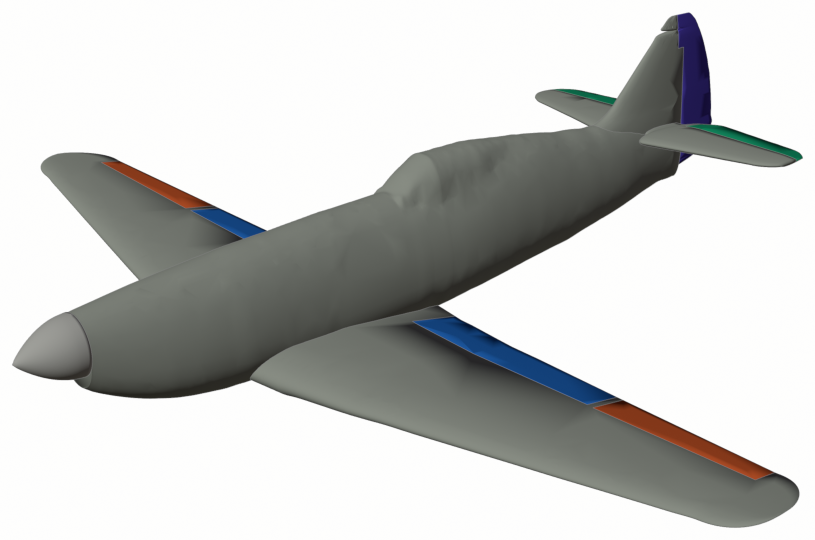
#> input picture computational/d520-wing/stress/figures/fig_cad.png, 1630 x 1080 px (shown at 1/2 size)
$ python -i charts.py   (imports and definitions only)
#> lines starting #> are read from the running program, lines starting #| are printed output that depends on the picture
#> further down, picture is the input picture: PIL image 1630x1080 RGB; mean R, G, B 198.8, 199.7, 198
"""Report charts (matplotlib, static PNG) and render composites with colour bars.

    python3 charts.py
"""
import json, os, glob
import numpy as np
import matplotlib
# [1 line not run here, left out]
import matplotlib.pyplot as plt
from matplotlib.colors import LinearSegmentedColormap
from PIL import Image, ImageChops
from common import INPUTS, ROOT, RIB_Y

V = lambda k: INPUTS[k]["value"]
# [1 line that did not run here, left out]
C1, C2, C3, C4 = "#2a78d6", "#eb6834", "#1baf7a", "#6250d6"
INK, INK2, GRID, SURF = "#0b0b0b", "#52514e", "#e4e3de", "#fcfcfb"
SEQ = ["#cde2fb", "#b7d3f6", "#9ec5f4", "#86b6ef", "#6da7ec", "#5598e7", "#3987e5", "#2a78d6", "#256abf", "#1c5cab", "#184f95", "#104281", "#0d366b"]
CMAP = LinearSegmentedColormap.from_list("seq", SEQ)
# [5 lines not run here, left out]

def label_end(ax, x, y, text, color, dy=0):
    ax.annotate(text, (x[-1], y[-1]), xytext=(6, dy), textcoords="offset points", color=INK, fontsize=9.5, va="center")

# [76 lines left out: functions fig_loads, fig_boom, fig_convergence, fig_collapse, not called in this run]

def autocrop(im, bg=(252, 252, 251), margin=24):
#> called with bg = (252, 252, 251), margin = 24
    diff = ImageChops.difference(im.convert("RGB"), Image.new("RGB", im.size, bg))
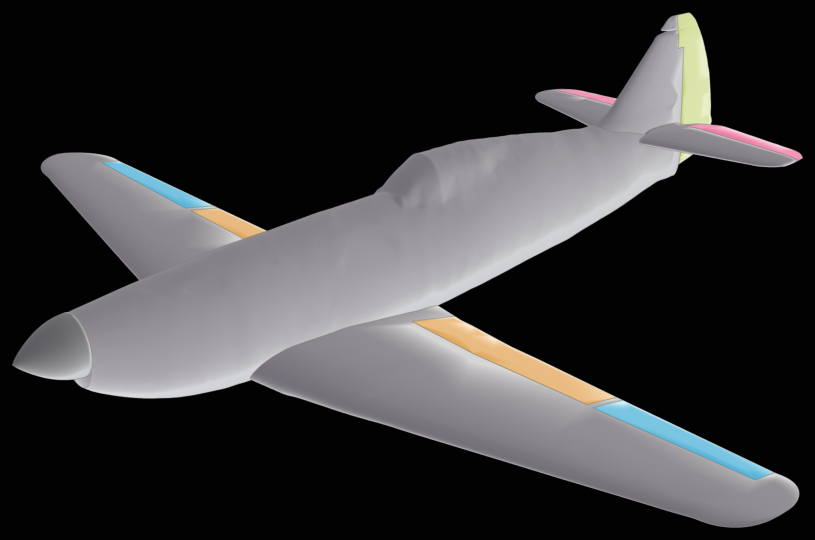
#> diff: PIL image 1630x1080 RGB (shown at 1/2 size); mean R, G, B 55.2, 54.3, 55.6
    bb = diff.point(lambda v: 255 if v > 12 else 0).getbbox()
#> bb = (24, 24, 1606, 1056)
    if not bb: return im
    l, t, r, b = bb
#> l = 24; t = 24; r = 1606; b = 1056
    return im.crop((max(0, l - margin), max(0, t - margin), min(im.width, r + margin), min(im.height, b + margin)))

# [11 lines left out: function with_colorbar, not called in this run]

# [6 lines not run here, left out]

>>> from PIL import Image
>>> picture = Image.open('../figures/fig_cad.png')
>>> result = autocrop(picture)
